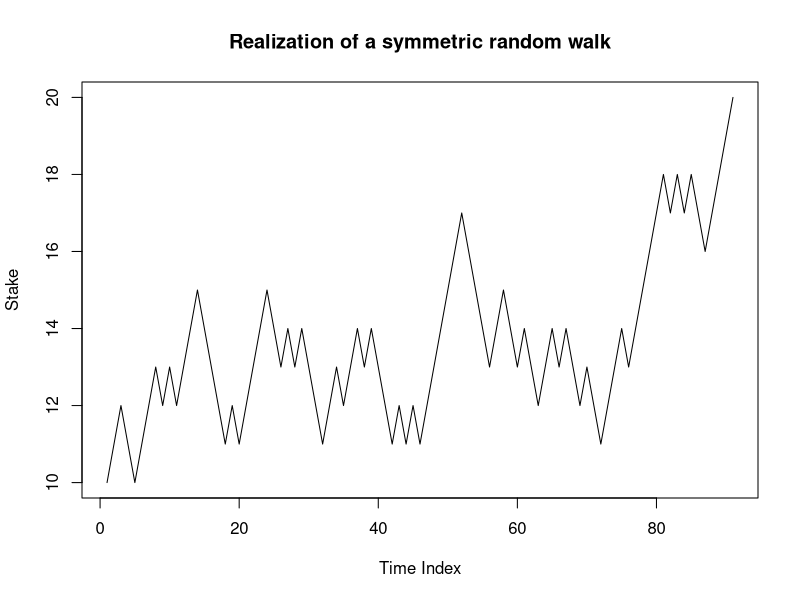

The R script that drew this image:
# Author: Aditya Chetan (2016217)

# Initialising the stake
stake <- 10

# Array initiaised to keep record of stake
record <- stake

# Start infinite iteration
while (TRUE) {
  
  # Sample a random number between 0 and 1
  toss <- runif(n = 1)
  
  # If random number is less than 0.5 step backwards
  if (toss < 0.5) {
    stake <- stake - 1
  }
  # If random number is more than 0.5 step forward
  else {
    stake <- stake + 1
  }
  
  # Append to the record array
  record <- c(record, stake)
  
  # If you reach the boundary, i.e. 0 and 20, exit
  if (stake == 0 || stake == 20) {
    break
  }
   
}

# Plot the records of stakes Vs. the number of steps
plot(x = seq(1, length(record)), y = record, type="l", xlab = "Time Index", ylab = "Stake", main = "Realization of a symmetric random walk")